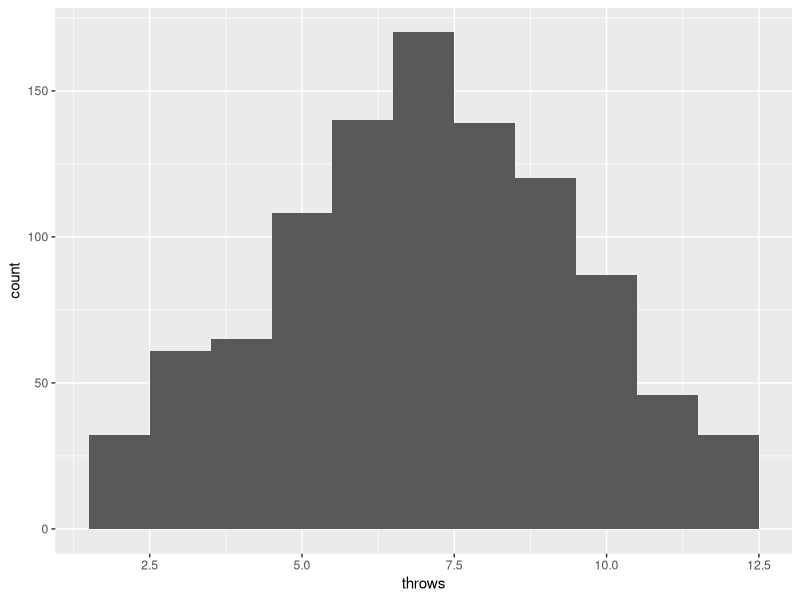

Recreate this plot in R.
## ---- chunk 1
knitr::opts_chunk$set
library(tidyverse)

## ---- chunk 2

roll_one_die <- function() {
  sample(1:6, 1, TRUE)
  
}

roll_two_dice <- function() {
  roll_one_die() + roll_one_die()
}


## ---- chunk 3

map_int(1:10, ~ roll_two_dice())

## ---- chunk 4
y = tibble(throws = map_int(rep(1:1000), ~ roll_two_dice()))



ggplot(y, aes(throws)) + geom_histogram(binwidth = 1)
